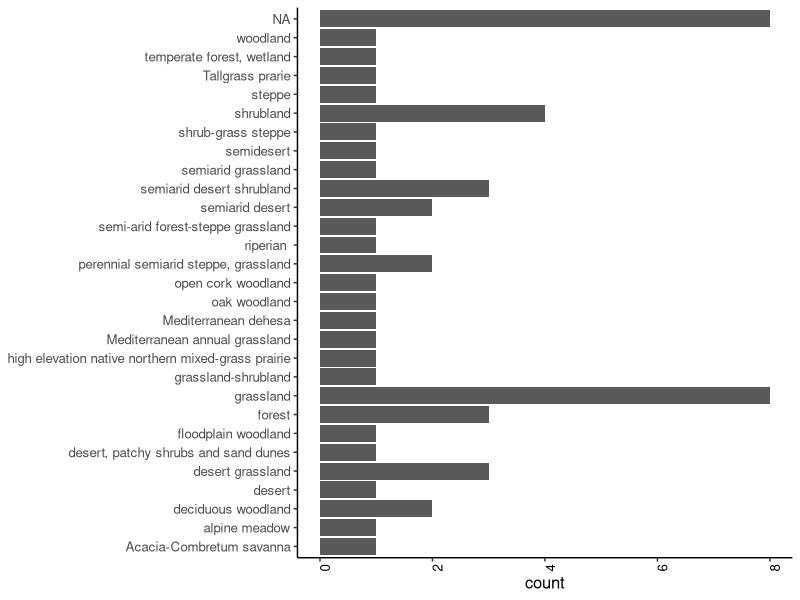
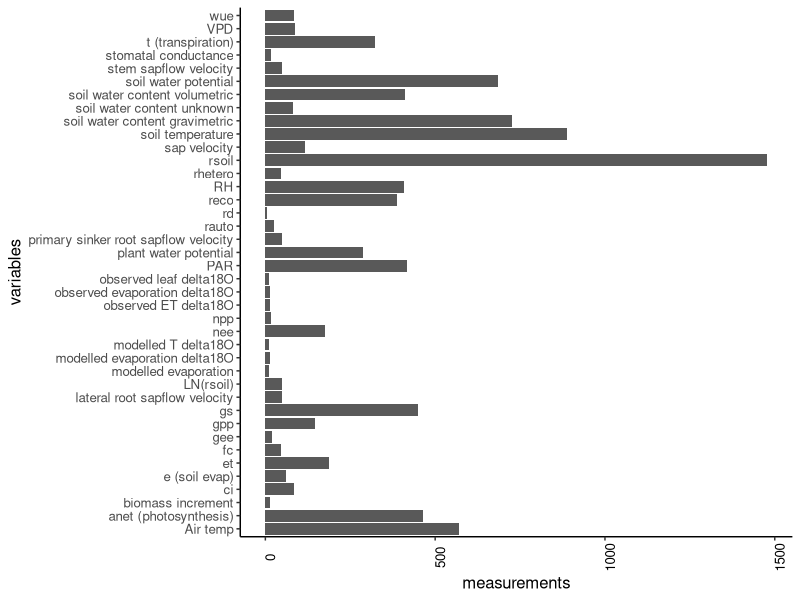
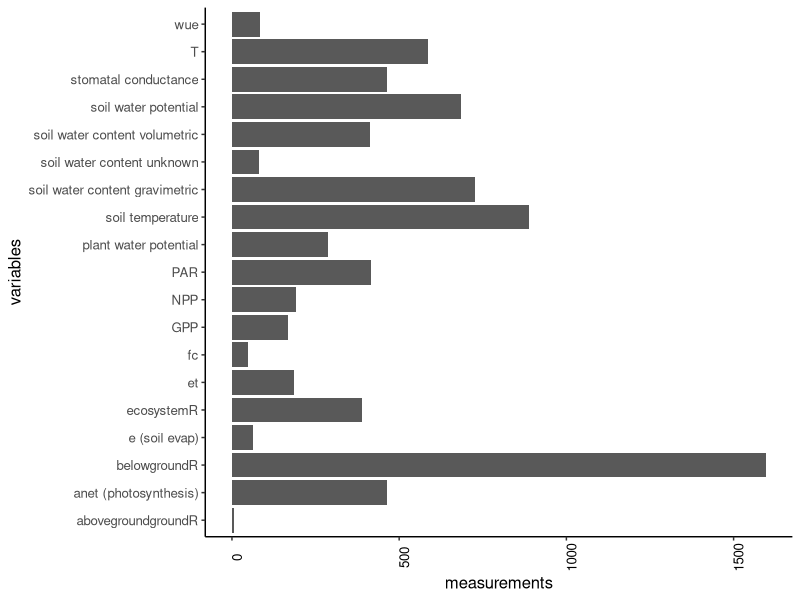

Source code (R) for these figures, in order:
### This script will read in the 3 tables: study, pulse, record
### Each table will be cleaned for errors and downstream matching
### Only select variables will be kept in record table
### Initial figures that summarize the types of data

library(tidyverse)
library(ggplot2)
library(gridExtra)
library(cowplot)
library(lubridate)


# Import data
dataIN_study = read.csv("./data_raw/Combined_study-source_info.csv", 
                        header = TRUE, skip = 1)
dataIN_pulse = read.csv("./data_raw/Combined_pulse-plot_info.csv", 
                        header = TRUE, skip = 1)
dataIN_record = read.csv("./data_raw/Combined_record_info.csv", 
                         header = TRUE, skip = 1,
                         na.strings = "")[,1:17] # Remove extraneous empty columns


# Make paper column for counting
d_study <- dataIN_study %>%
  rename(MAP = MAP..mm.) %>%
  mutate(paper = substr(Study.ID, 1L, 3L), # extract first character
         Vegetation.type = ifelse(Vegetation.type == "", 
                                  NA, # Categorize blanks as NA
                                  Vegetation.type),
         Study.ID = ifelse(Study.ID == "", 
                           NA, # Categorize blanks as NA
                           Study.ID),
         Soil.texture = ifelse(Soil.texture == "", 
                           NA, # Categorize blanks as NA
                           Soil.texture),
         Soil.texture = ifelse(Soil.texture == "sandy loams", 
                               "sandy loam", # Combine identical variables
                               Soil.texture),
         Vegetation.type = ifelse(Vegetation.type == "annual grassland", 
                               "grassland", # Combine identical variables
                               Vegetation.type)) %>%
  drop_na(Study.ID)# drop rows with Study.ID NAs (gets rid of extra rows) 

### Combine variable names that are the same, 
### drop variable names we don't need yet for the prelim analysis 
### (see 11/3 /21 meeting notes)
### If the newVariable column has NAs, fill in with Variable column
d_record <- dataIN_record %>%
  filter(!Variable %in% c("RH", "VPD", "Air temp", "observed leaf delta18O", "observed evaporation delta18O", "observed ET delta18O",
                          "modelled T delta18O", "modelled evaporation delta18O", "observed leaf delta18O", "Euclidean distance from orgin",
                          "Euclidean distance", "Cumulative euclidean distance", "biomass increment", "ci", "modelled evaporation")) %>%
  mutate(newVariable = case_when(Variable %in% c("rsoil", "rhetero", "rauto", "LN(rsoil)") ~ "belowgroundR",
                                 Variable %in% c("rd") ~ "abovegroundgroundR",
                                 Variable %in% c("reco") ~ "ecosystemR",
                                 Variable %in% c("npp", "nee") ~ "NPP",
                                 Variable %in% c("gpp", "gee") ~ "GPP",
                                 Variable %in% c("gs", "stomatal conductance") ~ "stomatal conductance",
                                 Variable %in% c("VWC", "soil water content") ~ "soil water content",
                                 Variable %in% c("stem sapflow velocity", "sap velocity", "root sap velocity" , 
                                                 "lateral root sapflow velocity", "primary sinker root sapflow velocity", "t (transpiration)") ~ "T"),
         newVariable = ifelse(is.na(newVariable), Variable, newVariable)) %>%
  drop_na(Study.ID)# drop rows with Study.ID NAs (gets rid of extra rows) 
        
# should we also combine anet and PAR?





# Save the cleaned data as .Rdata 
# Create folder for cleaned data if it does not already exist
if(!file.exists("data_clean")) { dir.create("data_clean")} 

write.csv(d_record, file = "data_clean/Clean_record_info.csv",
          row.names = FALSE)


#### Initial graphs
if(!file.exists("plots")) { dir.create("plots")} # create plots folder if it doesn't exist
path_out = "./plots/" # set save path

### Make vegetation count graph
d_veg_count <- d_study %>%
  count(Vegetation.type)

# The parentheses here just automatically call the plot
# similar to just typing p_veg after
(p_veg <- ggplot(d_veg_count) +
    geom_bar(aes(x=n, y=Vegetation.type), position="dodge", stat = "identity") +
    labs(title = NULL, y = NULL, x = "count") +
    theme(legend.position = "right",
          legend.title = element_blank(),
          legend.text=element_text(size=9),
          text = element_text(size=12),
          panel.background = element_rect(fill="white"),
          axis.line = element_line(color = "black"),
          axis.text.x = element_text(colour="black", angle = 90),
          plot.title = element_text(hjust = 0.5)))

ggsave2("p_veg.png", plot = p_veg, path = path_out) # save veg type count plot

### Make variable count graph
d_var_count <- dataIN_record %>%
  count(Variable)

(p_var <- ggplot(d_var_count) +
    geom_bar(aes(x=n, y=Variable), position="dodge", stat = "identity") +
    labs(title = NULL, y = "variables", x = "measurements") +
    theme(legend.position = "right",
          legend.title = element_blank(),
          legend.text=element_text(size=9),
          text = element_text(size=12),
          panel.background = element_rect(fill="white"),
          axis.line = element_line(color = "black"),
          axis.text.x = element_text(colour="black", angle = 90),
          plot.title = element_text(hjust = 0.5)))

ggsave2("p_var.png", plot = p_var, path = path_out)

### Make a new variable count plot
d_var_count <- d_record %>%
  count(newVariable)


(p_var_filtered <- ggplot(d_var_count) +
    geom_bar(aes(x=n, y=newVariable), position="dodge", stat = "identity") +
    labs(title = NULL, y = "variables", x = "measurements") +
    theme(legend.position = "right",
          legend.title = element_blank(),
          legend.text=element_text(size=9),
          text = element_text(size=12),
          panel.background = element_rect(fill="white"),
          axis.line = element_line(color = "black"),
          axis.text.x = element_text(colour="black", angle = 90),
          plot.title = element_text(hjust = 0.5)))

ggsave2("p_var_filtered.png", plot = p_var_filtered, path = path_out)